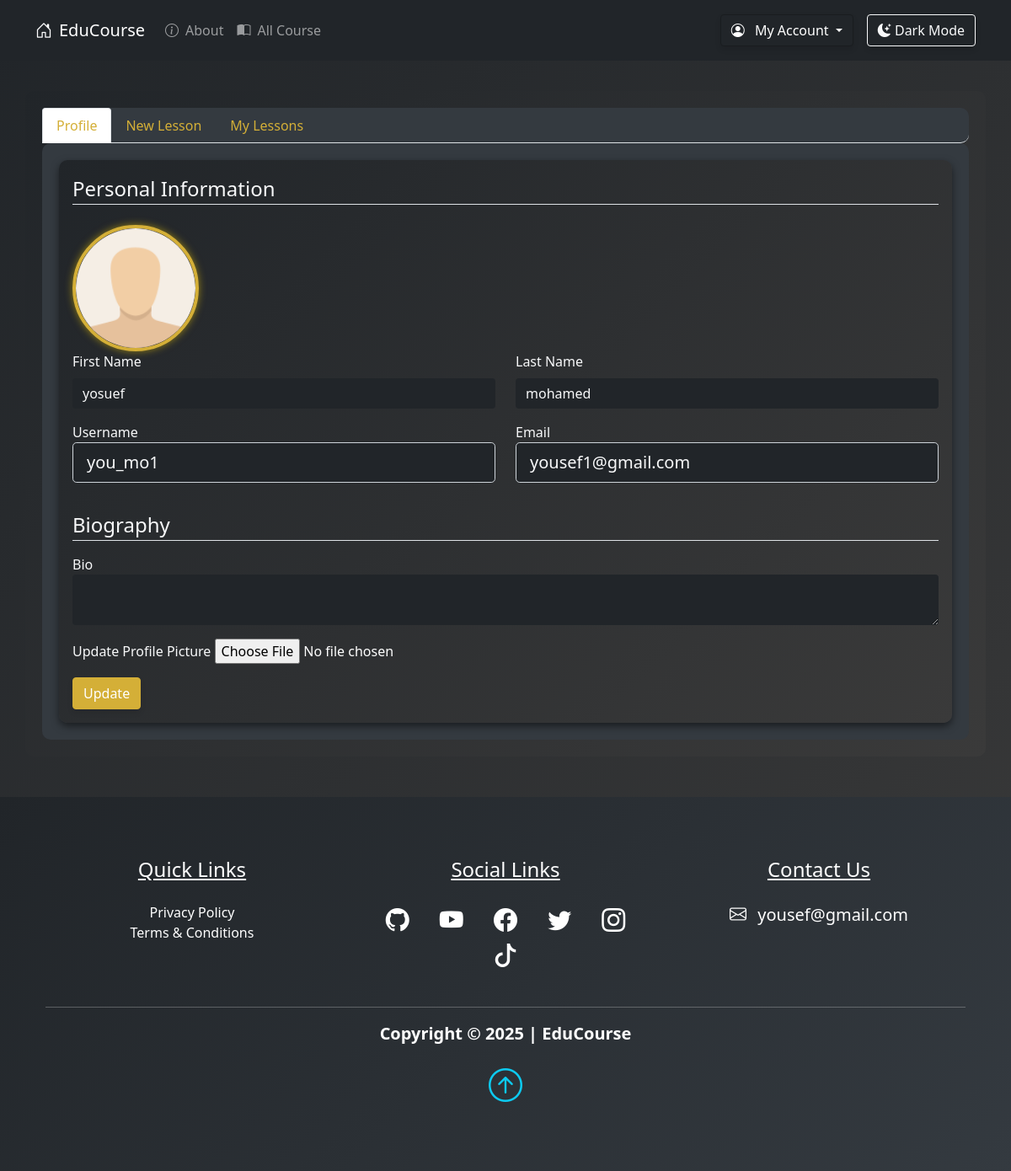
Screenshot of /dashboard/profile (signed in) with the database file from the repository.
### pythonic/models.py (models this page shows, shortened)
class User(db.Model, UserMixin):
    id = db.Column(db.Integer, primary_key=True)
    fname = db.Column(db.String(25), nullable=False)
    lname = db.Column(db.String(25), nullable=False)
    username = db.Column(db.String(25), unique=True, nullable=False)
    email = db.Column(db.String(125), unique=True, nullable=False)
    image_file = db.Column(db.String(20), nullable=False, default="default.png")
    bio = db.Column(db.Text, nullable=True)
    password = db.Column(db.String(60), nullable=False)
    lessons = db.relationship("Lesson", backref="author", lazy=True)

### pythonic/routes.py (the view)
@app.route("/dashboard/profile", methods=["GET", "POST"])
@login_required
def profile():
    profile_form = UpdateProfileForm()
    if profile_form.validate_on_submit():
        if profile_form.picture.data:
            picture_file = save_picture(
                profile_form.picture.data, "static/user_pics", output_size=(150, 150)
            )
            current_user.image_file = picture_file
        current_user.username = profile_form.username.data
        current_user.email = profile_form.email.data
        current_user.bio = profile_form.bio.data
        db.session.commit()
        flash("Your profile has been updated", "success")
        return redirect(url_for("profile"))
    elif request.method == "GET":
        profile_form.username.data = current_user.username
        profile_form.email.data = current_user.email
        profile_form.bio.data = current_user.bio
    image_file = url_for("static", filename=f"user_pics/{current_user.image_file}")
    return render_template(
        "profile.html",
        title="Profile",
        profile_form=profile_form,
        image_file=image_file,
        active_tab="profile",
    )

### pythonic/forms.py (shortened to what this page needs)
class UpdateProfileForm(FlaskForm):
    username = StringField(
        "Username", validators=[DataRequired(), Length(min=2, max=25)]
    )
    email = StringField("Email", validators=[DataRequired(), Email()])
    bio = TextAreaField("Bio")
    picture = FileField(
        "Update Profile Picture", validators=[FileAllowed(["jpg", "png"])]
    )
    submit = SubmitField("Update")

### pythonic/models.py (called while the page is built)
@login_manager.user_loader
def load_user(user_id):
    return User.query.get(int(user_id))

### pythonic/templates/profile.html (shortened to what this page needs)
{% extends "dashboard.html"%}
{% block profile %}
<div class="{{'tab-pane show active fade p-3' if active_tab=='profile' else 'tab-pane fade p-3'}}" id="nav-profile"
    role="tabpanel" aria-labelledby="nav-profile-tab" style="background: linear-gradient(135deg, #212529, #3a3a3a); border-radius: 10px; box-shadow: 0 4px 10px rgba(0, 0, 0, 0.5);">
    <form action=" " method="POST" enctype="multipart/form-data">
        <fieldset class='form-group'>
            <legend class='border-bottom mb-4 text-light' style="font-size: 1.5rem;">Personal Information</legend>
            <img class="rounded-circle user-img" src="{{image_file}}" alt="" style="border: 4px solid #d4af37; box-shadow: 0 0 10px rgba(255, 215, 0, 0.5);">
            <div class='form-group'>
                <div class="row mb-3">
                    <div class="col">
                        <label for="fname" class="form-label text-light">First Name</label>
                        <input class="form-control bg-dark text-light border border-0" type="text" value="{{ current_user.fname}}" readonly>
                    </div>
                    <div class="col">
                        <label for="lname" class="form-label text-light">Last Name</label>
                        <input class="form-control bg-dark text-light border border-0" type="text" value="{{ current_user.lname}}" readonly>
                    </div>
                </div>
                <div class="row mb-3">
                    <div class="col">
                        {{ profile_form.username.label(class='form-control-label text-light')}}
                        {% if profile_form.username.errors %}
                        {{ profile_form.username(class='form-control form-control-lg is-invalid bg-dark text-light')}}
                        <div class="invalid-feedback">
                            {% for error in profile_form.username.errors %}
                            <span>{{error}}</span>
                            {% endfor %}
                        </div>
                        {% else %}
                        {{ profile_form.username(class='form-control form-control-lg bg-dark text-light')}}
                        {% endif %}
                    </div>
                    <div class="col">
                        {{ profile_form.email.label(class='form-control-label text-light')}}
                        {% if profile_form.email.errors %}
                        {{ profile_form.email(class='form-control form-control-lg is-invalid bg-dark text-light')}}
                        <div class="invalid-feedback">
                            {% for error in profile_form.email.errors %}
                            <span>{{error}}</span>
                            {% endfor %}
                        </div>
                        {% else %}
                        {{ profile_form.email(class='form-control form-control-lg bg-dark text-light')}}
                        {% endif %}
                    </div>
                </div>
            </div>
        </fieldset>
        <fieldset>
            <legend class="border-bottom my-3 text-light" style="font-size: 1.5rem;">Biography</legend>
            <div class="form-group">
                <div class="my-3">
                    {{ profile_form.bio.label(class='form-control-label text-light') }}
                    {{ profile_form.bio(class='form-control bg-dark text-light border border-0') }}
                </div>
                <div class="form-group mb-3">
                    {{ profile_form.picture.label(class='text-light')}}
                    {{ profile_form.picture(class='form-control-file')}}
                </div>
                <div class="col-12">
                    <button class="btn btn-success" type="submit" style="background-color: #d4af37; border-color: #d4af37;">Update</button>
                </div>
            </div>
        </fieldset>
    </form>
</div>
{% endblock profile %}

### pythonic/static/main.css (style rules this page uses)
body::before { display: block; content: ''; height: 60px; }
.user-img { height: 150px; width: 150px; margin-right: 8px; }

### pythonic/static/styles.css (style rules this page uses)
.btn, .dropdown-menu { box-shadow: 0 4px 6px rgba(0, 0, 0, 0.1); }

### pythonic/templates/dashboard.html (style rules this page uses)
body { background: linear-gradient(135deg, #212529, #3a3a3a); color: #fff; }

### rows the page displays
User: fname "yosuef", lname "mohamed", username "you_mo1", email "yousef1@gmail.com"

### other values shown
{{ profile_form.username.label(class='form-control-label text-light') }} "Username"
{{ profile_form.email.label(class='form-control-label text-light') }} "Email"
{{ profile_form.bio.label(class='form-control-label text-light') }} "Bio"
{{ profile_form.picture.label(class='text-light') }} "Update Profile Picture"
